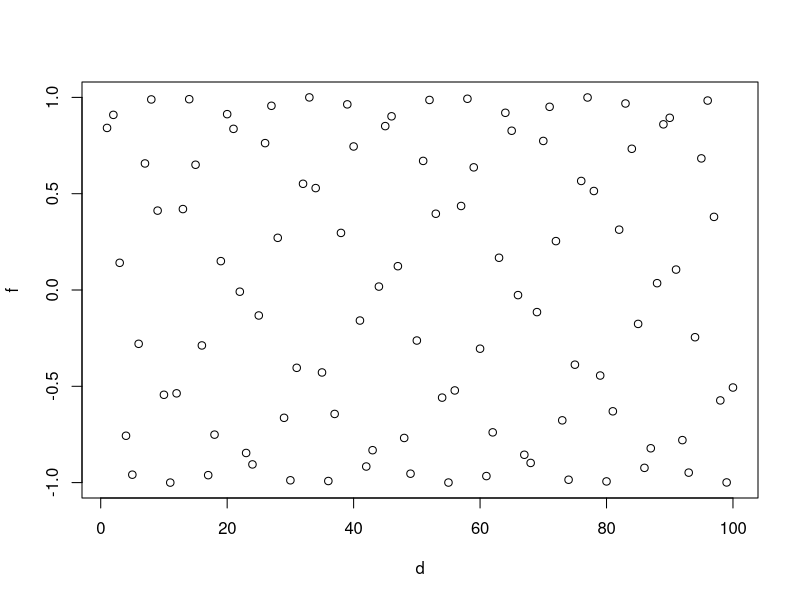
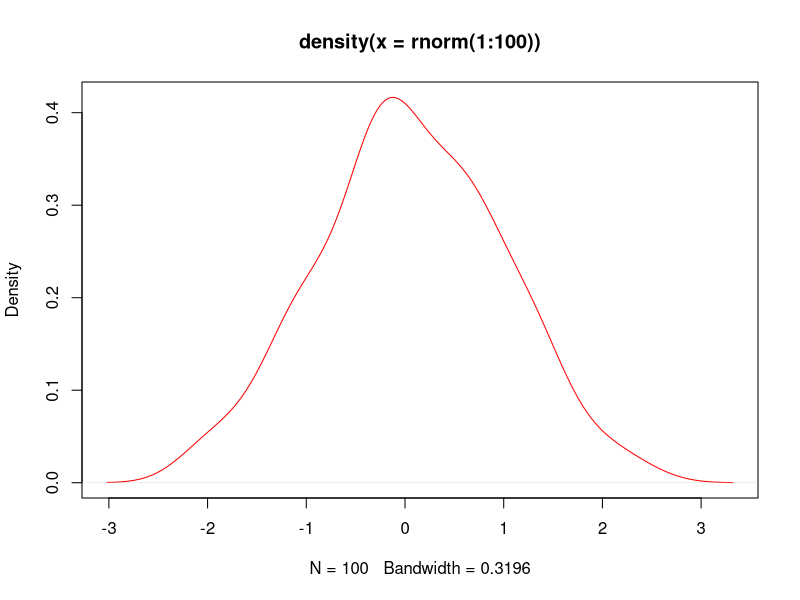

R code for these plots, in order:
a=3
b=2
a+b
d=1:100
f=sin(d)
plot(d,f)
t=c(T,TRUE)
f=c(F,FALSE)
#а=3,4,1-numeric(2)
#b="x","y","2"-CHARACTER(1)
#c=T,F,T,FALSE,TRUE-LOGIC(3)
f=c(1,0,T)
plot(density(rnorm(1:100)),col="red")
#логические операторы
# двоейное равно(==)
